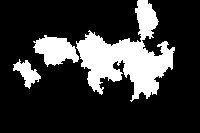
#> input picture 期末大作业/Final/data/segmentation/15.png, 200 x 133 px, found by its file name
$ jupyter execute --allow-errors CV_Question1.ipynb   (older library calls are emulated)
#> lines starting #> are read from the running program, lines starting #| are printed output that depends on the picture; after the words box and inside, x2 and y2 are one past the last pixel; in counts of white or black regions, pixels touching at a corner belong together
#> further down, img is the input picture: shape (133, 200, 3); 20.9% white; 3 white regions, box (x1, y1, x2, y2) and area: (76, 0, 175, 102) 4294, (33, 35, 79, 67) 897, (13, 59, 41, 89) 374
#> the loop `for i in range(col_cnt):` made 40 passes
#> pass 1, in energy, `x = cv2.Sobel(img_gray,cv2.CV_64F,1,0,ksize=3)`:
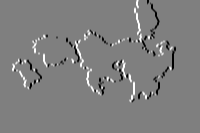
#> x: shape (133, 200) float64; min -1020, max 1020, mean 0; drawn with min black and max white
#> pass 1, in energy, `y = cv2.Sobel(img_gray,cv2.CV_64F,0,1,ksize=3)`:
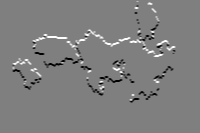
#> y: shape (133, 200) float64; min -1020, max 1020, mean -0.8; drawn with min black and max white
#> pass 1, `energy_map = Calculate_Horizontal_Energy(energy(img),img_gt)`:
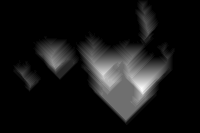
#> energy_map: shape (133, 200) float64; min 0, max 32000510, mean 2735920.1; drawn with min black and max white
#> after the loop `for i in range(col_cnt):`:
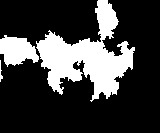
#> img: shape (133, 160, 3); 24.2% white; 3 white regions, box (x1, y1, x2, y2) and area: (36, 0, 135, 102) 4294, (0, 35, 39, 67) 826, (0, 60, 3, 82) 30
#> `img = img.transpose((1, 0, 2))`:
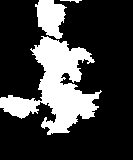
#> img: shape (160, 133, 3); 24.2% white; 3 white regions, box (x1, y1, x2, y2) and area: (0, 36, 102, 135) 4294, (35, 0, 67, 39) 826, (60, 0, 82, 3) 30
[cell 1]
import cv2
import numpy as np
#读取和写入大量的图像数据
import imageio


#计算梯度能量
def energy(img):
    #原图转为灰度图
    img_gray = cv2.cvtColor(img, cv2.COLOR_BGR2GRAY)
    #利用Sobel算子进行图像梯度计算
    #分别计算x方向和y方向的一阶导数
    x = cv2.Sobel(img_gray,cv2.CV_64F,1,0,ksize=3)
    y = cv2.Sobel(img_gray,cv2.CV_64F,0,1,ksize=3)
    #根据公式可知，能量值为x方向和y方向的一阶梯度的绝对值之和
    return cv2.add(np.absolute(x), np.absolute(y))


#从垂直方向上计算每点的能量
def Calculate_Horizontal_Energy(energy,img_gt):
    #图像高度和宽度
    height, width = energy.shape[:2]
    #用于存储每点能量
    energy_map = np.zeros((height, width))

    #若当前坐标在前景范围内则设置其能量为1e6
    for i in range(height):
        for j in range(width):
            if img_gt[i,j,0] > 200:
                energy_map[i,j] = 1e6

    #根据Forward Seam Removing机制计算能量
    for i in range(1, height):
        for j in range(width):
            up, down = (i-1) % height, (i+1) % height
            left, right = (j-1) % width, (j+1) % width
            if img_gt[up,j,0] == 0:
                cost_middle = np.abs(energy[i,right] - energy[i,left])
            else:
                cost_middle = 1e6
            if img_gt[up,left,0] == 0:
                cost_left = np.abs(energy[up,j] - energy[i,left]) + cost_middle
            else:
                cost_left = 1e6
            if img_gt[up,right,0] == 0:
                cost_right = np.abs(energy[up,j] - energy[i,right]) + cost_middle
            else:
                cost_right = 1e6
            #根据公式找出能量最小的组合，并更新能量图
            cost = np.array([cost_middle, cost_left, cost_right])
            M = cost + np.array([energy_map[up][j], energy_map[up][left], energy_map[up][right]])
            min_index = np.argmin(M)
            energy_map[i,j] = M[min_index]

    return energy_map


#连接垂直方向最小能量线
def Find_Vertical_EnergyLine(img,energy_map):
    #图像高度和宽度
    height, width = energy_map.shape[0], energy_map.shape[1]
     #当前行的最小能量值所在位置(height)
    cur = 0
    SeamLine = []
    #从最后一行开始往前回溯
    for i in range(height - 1, -1, -1):
        #current_row存储当前所在行的所有元素(每个元素存储该点的能量值)
        current_row = energy_map[i, :]
        #如果处于最后一行，则直接找出最低能量值所在位置即可
        #argmin:找出最小值的下标
        if i == height - 1:
            cur = np.argmin(current_row)
        #若不在最后一行，则需要从上一行最小能量值的八连通区域中找出能量最小值
        #需要筛选的八连通区域为上一行最小能量值的上边一行(即当前行)的左、中、右三个位置
        else:
            #更新左中右三个位置的能量值
            if cur - 1 >= 0:
                left = current_row[cur - 1]
            else:
                left = 1e6

            middle = current_row[cur]

            if cur + 1 <= width - 1:
                right = current_row[cur + 1]
            else:
                right = 1e6

             #比较三者大小，根据最小值来对当前列的最小能量值的位置进行更新
            if left == min(left, middle, right):
                if cur == 0:
                    cur = 0
                else:
                    cur = cur - 1
            if middle == min(left, middle, right):
                cur = cur
            if right == min(left, middle, right):
                if cur == width - 1:
                    cur = cur
                else:
                    cur = cur + 1
        SeamLine.append([cur, i])
    return SeamLine


#移除垂直方向最小seam线
def Remove_Vertical_EnergyLine(img, img_gt,seam):
    #移除原图的Seam线
    height, width, depth = img.shape
    removed_img = np.zeros((height, width - 1, depth), np.uint8)
    for (y, x) in seam:
        removed_img[x, 0:y] = img[x, 0:y]
        removed_img[x, y:width - 1] = img[x, y + 1:width]
    #在移除原图的Seam线时，对前景图img_gt也要进行同样的操作
    height, width, depth = img_gt.shape
    removed_gt = np.zeros((height, width - 1, depth), np.uint8)
    for (y, x) in seam:
        removed_gt[x, 0:y] = img_gt[x, 0:y]
        removed_gt[x, y:width - 1] = img_gt[x, y + 1:width]
    return removed_img,removed_gt


#实时显示过程并将这一帧存入list方便之后生成GIF(针对垂直方向画线)
def Plot_Vertical(img, seam,image_list):
    cv2.polylines(img, np.int32([np.asarray(seam)]), False, (0, 255, 0))
    image_list.append(img)
    cv2.imshow('Seam Carving', img)
    cv2.waitKey(1)


#实时显示过程并将这一帧存入list方便之后生成GIF(针对水平方向画线)
def Plot_Horizontal(img, seam,image_list):
    cv2.polylines(img, np.int32([np.asarray(seam)]), False, (0, 255, 0))
    image_list.append(img.transpose((1, 0, 2)))
    cv2.imshow('Seam Carving', img.transpose((1, 0, 2)))
    cv2.waitKey(1)


#主函数
#> (the rest of this cell did not finish here and is left out)
